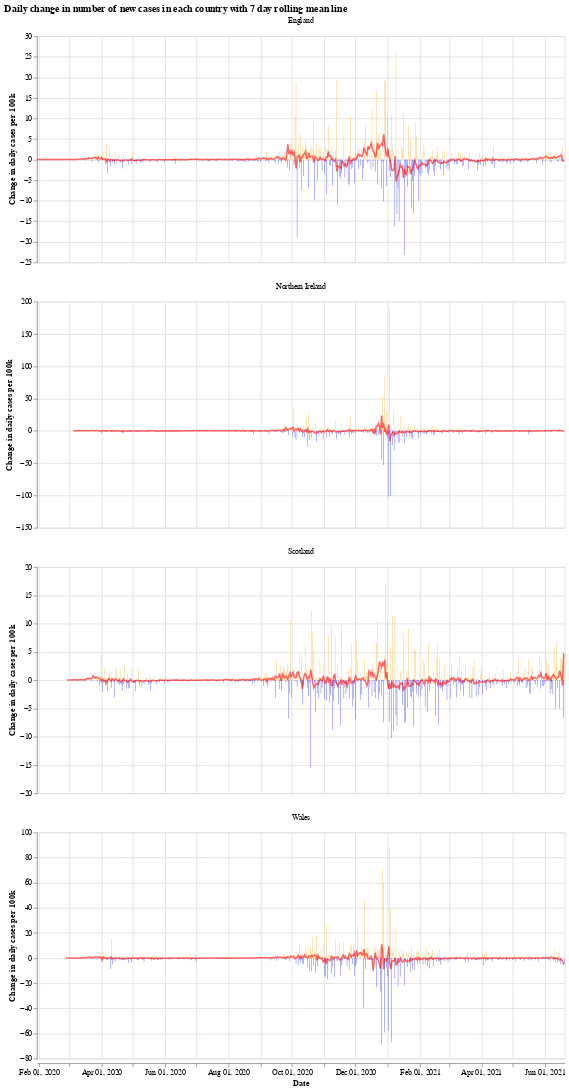

The cell this chart's notebook holds for it:
### Markdown cell above
We will use the Python library `Altair` for visualising the data, see the [altair docs](https://altair-viz.github.io/) for more information.

First we have a graph which shows the daily change in the number of new cases for each country. This number jumps up and down all over the place, which is likely due to delay in reporting of new cases over the weekend. Another interesting thing is that it looks like the daily cases in Wales experienced a much shorter period of calm over the summer (calm in the sense of daily cases not jumping up and down).

The orange bars are days when the number of new cases (per 100k population) was more than the previous day, while the blue are days when the number of new cases dropped. The red line is the 7 day moving average. 

When the moving average line is below 0, it means that there is a consistent drop in new cases. We can see this clearly happening around the times that lockdowns were introduced (though, to varying degrees). I will update the graphs soon with a marker of when each lockdown started.

### Code cell
# collapse
import altair as alt

bars = alt.Chart(uk_cases).mark_bar().encode(
    x=alt.X("yearmonthdate(date):T", axis=alt.Axis(title='Date')),
    y=alt.Y("casesChangeRate:Q", axis=alt.Axis(title='Change in daily cases per 100k')),
    tooltip='casesChange',
    color=alt.condition(
        alt.datum.casesChangeRate > 0,
        alt.value("orange"),  # The positive color
        alt.value("blue")  # The negative color
    )
).properties(title='Daily change in number of new cases with 7 day rolling mean',width=700).interactive()

line = alt.Chart(uk_cases).mark_line(
    color='red',
    size=2,
    opacity=0.6
).transform_window(
    rolling_mean='mean(casesChangeRate)',
    frame=[0, 7],
    groupby=['areaName']
).encode(
    x='yearmonthdate(date):T',
    y='rolling_mean:Q'
)

alt.layer(bars, line, data=uk_cases).facet(alt.Column(
    'areaName', title=''), columns=1).resolve_scale(y='independent').properties(title='Daily change in number of new cases in each country with 7 day rolling mean line')

### Figure 1 — Vega-Lite specification as saved in the notebook (floating-point values rounded to 4 significant figures; data arrays with more than 128 entries replaced by an {"elided": "..."} marker saying what was removed)
{"config": {"view": {"continuousWidth": 400, "continuousHeight": 300}}, "data": {"name": "data-1a6589e76826ea75d9ca6d847a83fc67"}, "facet": {"type": "nominal", "field": "areaName", "title": ""}, "spec": {"layer": [{"mark": "bar", "encoding": {"color": {"condition": {"value": "orange", "test": "(datum.casesChangeRate > 0)"}, "value": "blue"}, "tooltip": {"type": "quantitative", "field": "casesChange"}, "x": {"type": "temporal", "axis": {"title": "Date"}, "field": "date", "timeUnit": "yearmonthdate"}, "y": {"type": "quantitative", "axis": {"title": "Change in daily cases per 100k"}, "field": "casesChangeRate"}}, "selection": {"selector001": {"type": "interval", "bind": "scales", "encodings": ["x", "y"]}}, "title": "Daily change in number of new cases with 7 day rolling mean", "width": 700}, {"mark": {"type": "line", "color": "red", "opacity": 0.6, "size": 2}, "encoding": {"x": {"type": "temporal", "field": "date", "timeUnit": "yearmonthdate"}, "y": {"type": "quantitative", "field": "rolling_mean"}}, "transform": [{"window": [{"op": "mean", "field": "casesChangeRate", "as": "rolling_mean"}], "frame": [0, 7], "groupby": ["areaName"]}]}]}, "columns": 1, "resolve": {"scale": {"y": "independent"}}, "title": "Daily change in number of new cases in each country with 7 day rolling mean line", "$schema": "https://vega.github.io/schema/vega-lite/v4.8.1.json", "datasets": {"data-1a6589e76826ea75d9ca6d847a83fc67": {"elided": "1936 records"}}}
